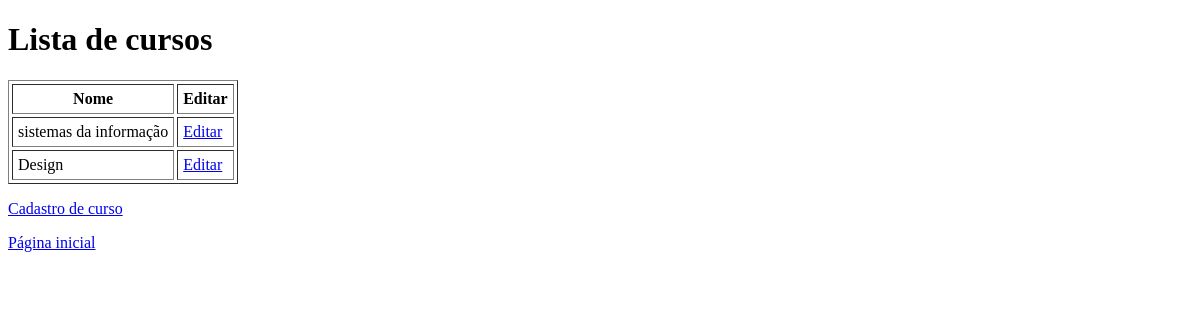
The app's page /cursos/, older data.
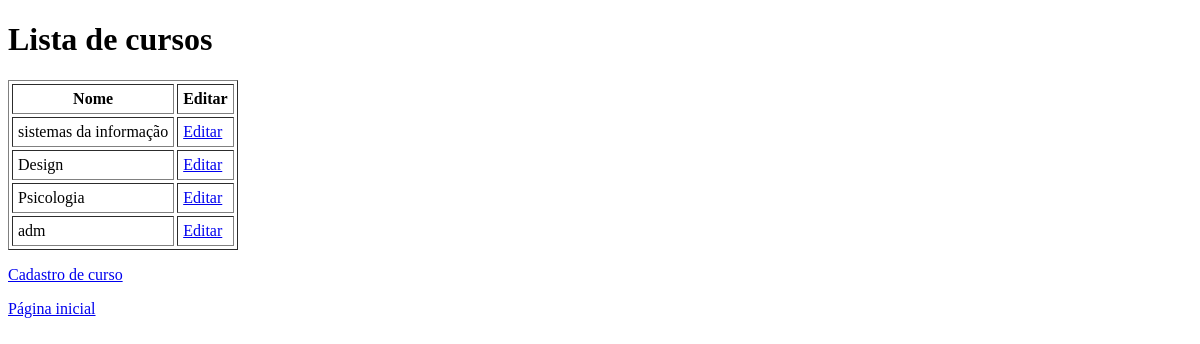
The same page, newer data.
### academico/models.py (models this page shows, shortened)
class Curso(models.Model):
    nome = models.CharField("digite o nome: ", max_length=100)

### academico/views.py (the view)
# urls.py: path('cursos/', views.cursos, name='cursos'),
def cursos(request):
    cursos = Curso.objects.all()
    dados = {
        'cursos': cursos,
    }
    return render(request, 'academico/lista_cursos.html', dados)

### academico/templates/academico/lista_cursos.html (shortened to what this page needs)
<!DOCTYPE html>
<html lang="en">
<head>
</head>
<body>
    <h1>Lista de cursos</h1>
    <table border="1" cellpadding="5" cellspacing="3">
        <tr>
            <th>Nome</th>
            <th>Editar</th>
        </tr>
        {% for curso in cursos %}
        <tr>
            <td>{{ curso.nome }}</td>
            <td><a href="{% url 'editar_curso' curso.id %}">Editar</a></td>
        </tr>
        {% endfor %}
    </table>
    <p><a href=" {% url 'cadastrar_curso' %}">Cadastro de curso</a></p>
    <p><a href=" {% url 'index' %}">Página inicial</a></p>
</body>
</html>

Row changes from the older to the newer data that the page shows:
added Curso: nome "Psicologia"
added Curso: nome "adm"
